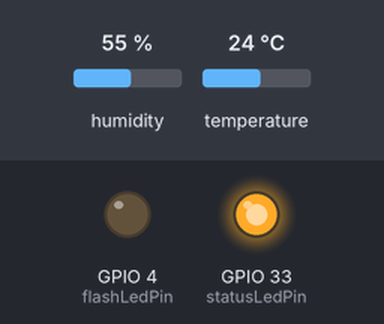
A sketch run on a simulated ESP32. Parts: output pins drawn as LEDs (lit = HIGH). The inputs (shaded band) are chosen by the test bench; at power-on: humidity 55 %, temperature 24 °C. WiFi joins after 1.5 s; servers stay silent unless stated; no MQTT or app messages arrive unless stated; what the sketch prints to the serial monitor is not drawn.

Above: at 0.1 s.
At 1.6 s:
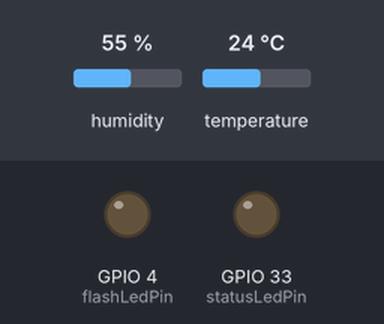
Timing chart, 0 to 3.1 s (numbered marks = the images above):
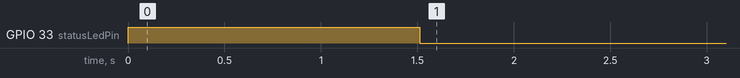

The sketch:

medidor.ino
```cpp
// Programa que utilizará datos del DHT11 y una conexión por MQTT.
// Opcional, se pueden agregar LEDs para indicar el estado de operación.
// Se agregan las bibliotecas requeridas
#include <WiFi.h> // Biblioteca para control de WiFi
#include <PubSubClient.h> // Biblioteca de conexión MQTT
#include "DHT.h" // Biblioteca para conexión con DHT11

// Definición del pin correspondiente
#define DHTPIN 12
#define DHTTYPE DHT11

// Datos de WiFi
// Nomber de la red, esto debe ser un String
const char* ssid = "PrivateLab";
// Contraseña de la red, también de tipo String
const char* password = "112233445566aX2";

// Datos del broker MQTT
// En una red local, escribir la IP asignada de tipo String
const char* mqtt_server = "192.168.0.100";
// IP asignada en formato adecuado
IPAddress server(192,168,0,100);

// Objetos
// Objeto que maneja los datos de conexión WiFi
WiFiClient espClient;
// Objeto que maneja los datos de conexión hacia el Broker
PubSubClient client(espClient);

// Variables
int flashLedPin = 4; // Indica estatus de conexión
int statusLedPin = 33; // Controlado por MQTT
int wait = 5000; // Espera de 5 segundos para envío de mensajes MQTT
long timeNow, timeLast; // Variables control de tiempo
int data = 0; // Contador
float t = 0; // Variable para temperatura

// Configuración tipo de dato para el sensor
DHT dht(DHTPIN, DHTTYPE);

// Función de Configuración
void setup()
{
	// Se configura la velocidad del transmisión serial
	Serial.begin(115200);
	// Configuración del modo de los pines para el ESP32
	pinMode (flashLedPin, OUTPUT);
	pinMode (statusLedPin, OUTPUT);
	// Establece los valores lógicos para los pines
	digitalWrite (flashLedPin, LOW);
	digitalWrite (statusLedPin, HIGH);

	Serial.println();
	Serial.println();
	Serial.print("Conectando a ");
	Serial.println(ssid);

	// Activación de dispositivos
	dht.begin(); // DHT11
	WiFi.begin(ssid, password); // ESP32 conexi WiFi

	// Bucle para espera de conexión a la red WiFi
	while (WiFi.status()!= WL_CONNECTED)
	{
		digitalWrite (statusLedPin, HIGH);
		delay(500); // Espera de 500 milisegundos
		digitalWrite (statusLedPin, LOW);
		Serial.print("."); // Indicador de progreso
		delay(5); // Espera de 5 milisegundos
	}

	// Al existir conexión, se puede mostrar lo siguiente
	Serial.println();
	Serial.println();
	Serial.println("WiFi Conectado");
	Serial.println("Dirección IP ");
	Serial.println(WiFi.localIP());
	Serial.println();
	Serial.println("Sensor DHT11 activado");

	// Conexión realizada
	if (WiFi.status() > 0)
	{
		digitalWrite (statusLedPin, LOW);
	}

	// Espera para iniciar la comunicación con el Broker
	delay(1000); // Espera de 1000 milisegundos

	// Conexión con el Broker MQTT
	// server tiene el IP asignado en la línea 11
	client.setServer(server, 1883);
	// Activación de la función CallBack
	// Permite recibir mensajes MQTT y ejecutar funciones, en dado caso
	client.setCallback(callback);
	// Espera para prevenir pérdida de información
	delay(1500); // 1500 milisegundos

	timeLast = millis(); // Inicia control de tiempo
} // Fin de setup()

// Función Lazo Principal
void loop()
{
	// Verfica conexión continua con el Broker
	if (!client.connected())
	{
		// En caso de no tener conexión, ejecuta la función
		// para volver a conectarse.
		reconnect();
	}

	// Ejecuta
	client.loop(); // Cliente esperando mensajes

	timeNow = millis(); // Control de tiempo
	if (timeNow - timeLast > wait) // Manda mensaje MQTT cada 5 segundos
	{
		timeLast = timeNow; // Actualiza seguimiento de tiempo
		// data++; // Incremento a variable para enviarse por MQTT
    t = dht.readTemperature();

    // Verifica que el dato recibido sea correcto
    // de lo contrario, no hay conexión
    if (isnan(t))
    {
      Serial.println(F("No hay conexión"));
      return;
    }

		char dataString[8]; // Longitud de mensaje a 8 caracteres
		//dtostrf(data,1,2,dataString); // Función AVR convierte arreglo de caracteres en String
    dtostrf(t,1,2,dataString);
		Serial.print("Contador "); // Solo para visualizar que el evento sucede
		Serial.println(dataString);
		client.publish("codigoIoT/medidor/MQTT", dataString); // Función envía datos por MQTT. Especifica tema y valor.
	}
}

// Función para realizar una acción en caso de recibir un mensaje
void callback(char* topic, byte* message, unsigned int length)
{
	// Muestra en terminal serial que un mensaje se ha recibido
	Serial.print("Mensaje recibido del tema: ");
	Serial.println(topic);

	// Unir mensajes recibidos y guardarlos en una variable String
	String messageTemp; // Declaración de variable donde se guardará el mensaje completo
	for (int i=0; i < length; i++)
	{
		Serial.print((char) message[i]);
		messageTemp += (char) message[i];
	}

	// Verifica que el mensaje se haya formado correctamente
	Serial.println();
	Serial.print("Mensaje guardado en una sola variable: ");
	Serial.println(messageTemp);
}

// Función de reconexión
void reconnect()
{
	// Bucle para realizar la conexión
	while(!client.connected()) // Verifica si existe conexión
	{
		Serial.print("Intentando conexión...");
		if(client.connect("codigoIoT/medidor/MQTT")) // Recibe resultado del intento de conexión
		{
			Serial.println("Conectado");
			//client.subscribe("esp32/output"); // Suscripción al tema
		}
		else // Sin conexión
		{
			Serial.print("Fallo en conexión, Error rc=");
			Serial.print(client.state()); // Imprime el código del error
			Serial.println("Intento de conexión en 5 segundos");
			// Espera de 5 segundos
			delay(5000);
			Serial.println(client.connected()); // Imprime estatus de conexión
		}
	}
}
```
